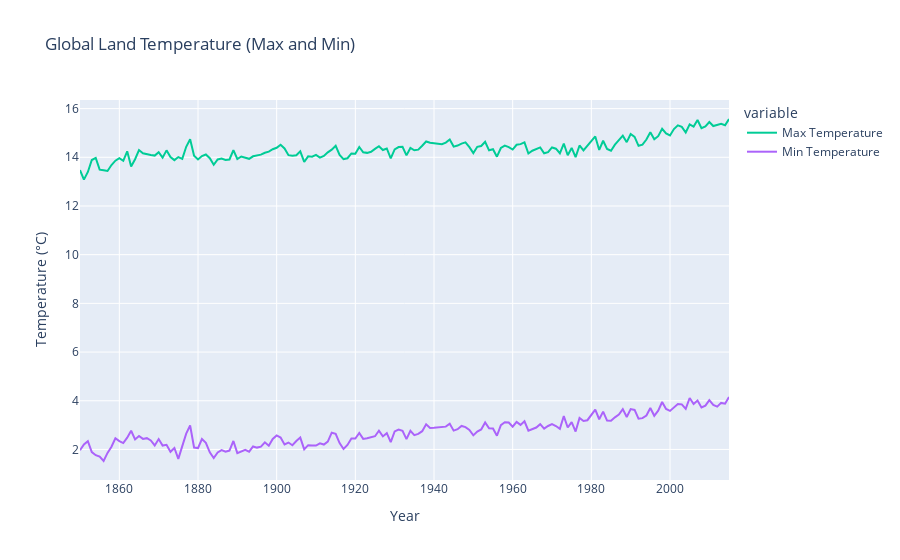

Notebook code for this chart:
### Markdown cell above
El Nino 1877/78 - explanation for spike in global temperature graph

### Code cell
# Graph global minimum and maximum temperature data
global_max_y = global_df['LandMaxTemperature']
global_min_y = global_df['LandMinTemperature']

fig2 = px.line(x=global_x, y=[global_max_y, global_min_y], title='Global Land Temperature (Max and Min)', color_discrete_map={0: 'blue', 1: 'green'})

# Update Axis Titles
fig2.update_xaxes(title_text='Year')
fig2.update_yaxes(title_text='Temperature (°C)')
fig2.data[0].name = 'Max Temperature'
fig2.data[1].name = 'Min Temperature'

# Show the plot
fig2.show()

### Figure 1 — Plotly figure (JSON) as saved in the notebook; plotly's stock layout.template omitted (floating-point values rounded to 4 significant figures; data arrays with more than 128 entries replaced by an {"elided": "..."} marker saying what was removed)
{"data": [{"hovertemplate": "variable=wide_variable_0<br>x=%{x}<br>value=%{y}<extra></extra>", "legendgroup": "wide_variable_0", "line": {"color": "#00cc96", "dash": "solid"}, "marker": {"symbol": "circle"}, "mode": "lines", "name": "Max Temperature", "orientation": "v", "showlegend": true, "type": "scatter", "x": {"elided": "166 int values"}, "xaxis": "x", "y": {"elided": "166 float values"}, "yaxis": "y"}, {"hovertemplate": "variable=wide_variable_1<br>x=%{x}<br>value=%{y}<extra></extra>", "legendgroup": "wide_variable_1", "line": {"color": "#ab63fa", "dash": "solid"}, "marker": {"symbol": "circle"}, "mode": "lines", "name": "Min Temperature", "orientation": "v", "showlegend": true, "type": "scatter", "x": {"elided": "166 int values"}, "xaxis": "x", "y": {"elided": "166 float values"}, "yaxis": "y"}], "layout": {"legend": {"title": {"text": "variable"}, "tracegroupgap": 0}, "title": {"text": "Global Land Temperature (Max and Min)"}, "xaxis": {"anchor": "y", "domain": [0, 1], "title": {"text": "Year"}}, "yaxis": {"anchor": "x", "domain": [0, 1], "title": {"text": "Temperature (°C)"}}}}
